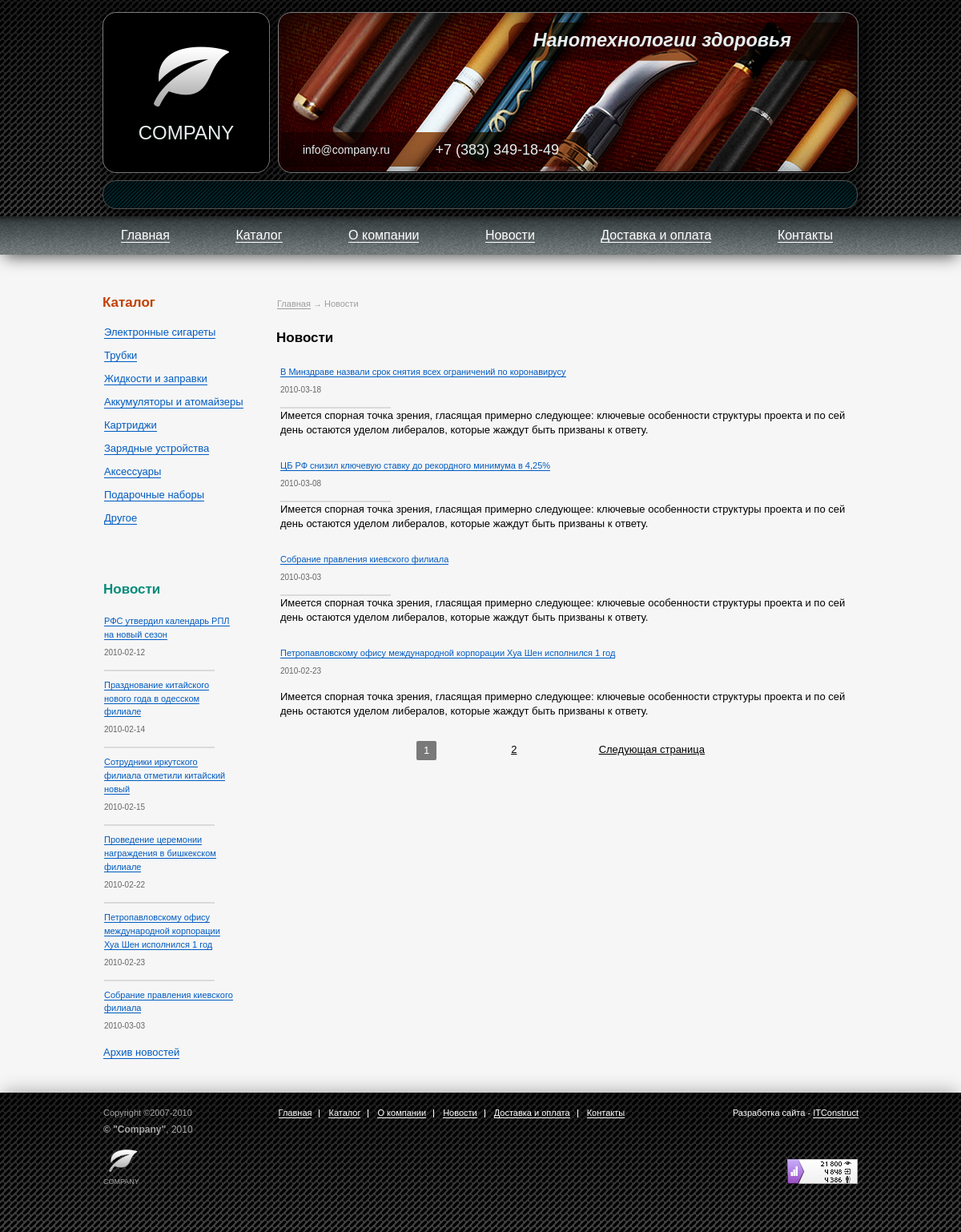
Page /Companysmoke/news.php on the committed database.
### tables this page shows
CREATE TABLE News (
	news_id INT NOT NULL AUTO_INCREMENT,
	title VARCHAR(255) NOT NULL,
	date DATE NOT NULL,
	preview TEXT,
	description TEXT,
	CONSTRAINT news__pk PRIMARY KEY (news_id)
);

CREATE TABLE Category (
    category_id INT NOT NULL AUTO_INCREMENT,
    name VARCHAR(40) NOT NULL,
	category_img VARCHAR(255),
    CONSTRAINT category__pk PRIMARY KEY (category_id)
);

### Companysmoke/application/models/news.php (called while the page is built, shortened)
<?php
include_once("includes/lib.php");
include_once("includes/config.php");
$news_array = getNews();
$categories = getCategories();
$menu = extensionMenu($menu, 'Каталог', $categories);
$query = "SELECT COUNT(*) AS count FROM News";
$result = mysqli_query($connection, $query);
$result =  mysqli_fetch_assoc($result);
$count_pages = ceil($result['count']/PAGENEWSCOUNT);
$pagination = pagination($page, $count_pages, );
$art = ($page * PAGENEWSCOUNT) - PAGENEWSCOUNT;
$query = "SELECT news_id, title, date, preview FROM News ORDER BY date DESC LIMIT $art,".PAGENEWSCOUNT;
$result = mysqli_query($connection, $query);
$all_news = array();
while($news = mysqli_fetch_assoc($result)){
    $all_news[] = $news;
}
$breadcrumbs = array();
$breadcrumbs['Главная'] = '/';
$breadcrumbs['Новости'] = null;
include('application/views/news.php');
?>

### Companysmoke/news.php (called while the page is built, shortened)
<?php
    $page = (isset($_GET['page'])) ? $_GET['page'] : 1;
    include('application/models/news.php');
?>

### Companysmoke/includes/config.php (called while the page is built, shortened)
<?php
    $menu = array (
        'index.php'=> [
            'title' => 'Главная',
            'activeLinks' => array(
                '',
                '/'
            ),
            'submenu' => null
        ],
        'catalog.php' => [
            'title' => 'Каталог',
            'activeLinks' => array(
                'product.php'
            ),
            'submenu' => null
        ],
        'about.php' => [
            'title' => 'О компании',
            'activeLinks' => null,
            'submenu' => null
        ],
        'news.php' => [
            'title' => 'Новости',
            'activeLinks' => array(
                'news-detail.php'
            ),
            'submenu' => null
        ],
        'paydelivery.php' => [
            'title' => 'Доставка и оплата',
            'activeLinks' => null,
            'submenu' => null
        ],
        'contacts.php' => [
            'title' => 'Контакты',
            'activeLinks' => null,
            'submenu' => null
        ]
    );
?>

### Companysmoke/application/views/news.php (the view)
<?php
include('includes/template_header.php');
?>
<nav class="bread-crumbs-container product__bread-crumbs">
	<ul class="bread-crumbs">
	<?foreach($breadcrumbs as $title=>$link):?>
			<?if($link):?>
				<li class="bread-crumb"><a class="bread-crumb__link" href="<?=$link?>"><?=$title?></a></li>
			<?else:?>
				<li class="bread-crumb bread-crumb_current"><?=$title?></li>
			<?endif?>
		<?endforeach?>
	</ul>
</nav>
<h1>Новости</h1>
<ul class="news-list">
	<?if($all_news):?>
		<?foreach($all_news as $news=>$new):?>
			<li class="news-item">
				<a class="news-item__link" href="/news-detail.php?id=<?=$new['news_id']?>"><?=$new['title']?></a>
				<span class="news-item__date"><?=$new['date']?></span>
				<p><?= $new['preview']?></p>
			</li>
		<?endforeach?>
	<?else:?>
		<p>Пока новостей нет</p>
	<?endif?>
</ul>
<ul class="paginator catalog-page__paginator">
	<?=($count_pages>1) ? $pagination : null?>
</ul>
<?php
include('includes/template_footer.php');
?>

### Companysmoke/application/views/includes/template_footer.php (shortened to what this page needs)
</main>
<div class="sidebar">
	<section class="catalog">
		<h2 class="sidebar__headline">Каталог</h2>
		<ul class="catalog-list">
			<?foreach($categories as $category=>$cat_item):?>
				<li class="catalog-list__item"><a class="catalog-list__link" href="/catalog.php?id=<?=$category?>"><?=$cat_item['title']?></a></li>
			<?endforeach?>
		</ul>
	</section>
	<section class="news">
		<h2 class="sidebar__headline news__headline">Новости</h2>
		<ul class="news-list">
			<?foreach($news_array as $news=>$new):?>
				<li class="news-item">
					<a class="news-item__link" href=" /news-detail.php?id=<?=$new['news_id']?>">
					<?=$new['title']?>
					</a>
					<span class="news-item__date"><?=$new['date']?></span>
				</li>
			<?endforeach?>
		</ul>
		<span class="archive"><a class="archive__link" href=" /news.php">Архив новостей</a></span>
	</section>
</div>
</div>
</div>
<footer class="page-footer">
	<div class="wrapper page-footer__wrapper">
		<div class="copyright">
			<span class="copyright__part copyright__lifetime">Copyright ©2007-2010</span>
			<span class="copyright__part copyright__company-lifetime"><b>© "Company"</b>, 2010</span>
			<img class="copyright__image" src=" /source/img/logo.png" alt="Company-logo">
			<span class="copyright__part copyrhigt__company-name">Company</span>
		</div>
		<nav class="footer-nav">
			<ul class="footer-nav__list">
				<?$current_page = currentPage();?>
				<?foreach ($menu as $menu_item=>$item):?>
					<?if($current_page == $menu_item || ($item['activeLinks'] != null && in_array($current_page, $item['activeLinks']))):?>
						<li class="footer-nav__list-item"><span class="footer-nav__link"><?=$item['title']?></span></li>
					<?else:?>
						<li class="footer-nav__list-item"><a class="footer-nav__link" href="<?=$menu_item?>"><?=$item['title']?></a></li>
					<?endif?>
				<?endforeach?>
			</ul>
		</nav>
		<div class="developer">
			<span class="developer__ref">Разработка сайта - <a class="developer__link" href="https://itconstruct.ru/">ITConstruct</a></span>
			<img class="counter" src=" /source/img/counter.png" alt="Page-counter">
		</div>
	</div>
</footer>
</body>
</html>

### rows in the picture
news: title "В Минздраве назвали срок снятия всех ограничений по коронавирусу", date "2010-03-18", preview "Имеется спорная точка зрения, гласящая примерно следующее: ключевые особенности структуры проекта и по сей день остаются уделом либералов, которые жаждут быть призваны к ответу."
news: title "ЦБ РФ снизил ключевую ставку до рекордного минимума в 4,25%", date "2010-03-08", preview "Имеется спорная точка зрения, гласящая примерно следующее: ключевые особенности структуры проекта и по сей день остаются уделом либералов, которые жаждут быть призваны к ответу."
news: title "Собрание правления киевского филиала", date "2010-03-03", preview "Имеется спорная точка зрения, гласящая примерно следующее: ключевые особенности структуры проекта и по сей день остаются уделом либералов, которые жаждут быть призваны к ответу."
news: title "Петропавловскому офису международной корпорации Хуа Шен исполнился 1 год", date "2010-02-23", preview "Имеется спорная точка зрения, гласящая примерно следующее: ключевые особенности структуры проекта и по сей день остаются уделом либералов, которые жаждут быть призваны к ответу."
category: name "Электронные сигареты"
category: name "Трубки"
category: name "Жидкости и заправки"
category: name "Аккумуляторы и атомайзеры"
category: name "Картриджи"
category: name "Зарядные устройства"
category: name "Аксессуары"
category: name "Подарочные наборы"
news: title "РФС утвердил календарь РПЛ на новый сезон", date "2010-02-12"
news: title "Празднование китайского нового года в одесском филиале", date "2010-02-14"
news: title "Сотрудники иркутского филиала отметили китайский новый", date "2010-02-15"
news: title "Проведение церемонии награждения в бишкекском филиале", date "2010-02-22"

### other values in the picture
$item['title'] "Главная"
$item['title'] "Каталог"
$item['title'] "О компании"
$item['title'] "Новости"
$item['title'] "Доставка и оплата"
$item['title'] "Контакты"
$title "Главная"
$title "Новости"
$cat_item['title'] "Другое"
